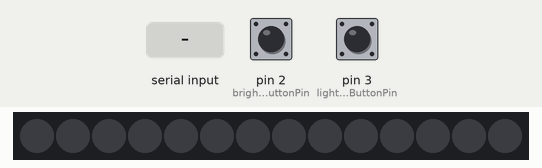
This sketch was run on a simulated Arduino Uno, built with avr-gcc and run on an emulated ATmega328P. Parts: 14 RGB LEDs in strip order, left to right. Inputs (shaded band) come from the test bench; at power-on: pin 2 (brightnessButtonPin) HIGH, pin 3 (lightShowButtonPin) HIGH. Dim RGB values are drawn brighter than linear; what the sketch prints to the serial monitor is not drawn.

Above: at 1.0 s.
1.1 s: "1" received over the second serial link
2.6 s: pin 2 (brightnessButtonPin) pulled LOW for 0.15 s
At 3.1 s:
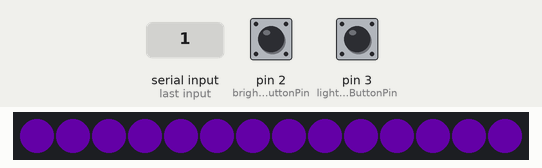
4.2 s: pin 3 (lightShowButtonPin) pulled LOW for 0.15 s
At 4.74 s:
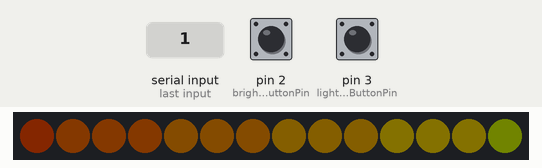
7.2 s: pin 3 (lightShowButtonPin) pulled LOW for 1 s
At 7.6 s:
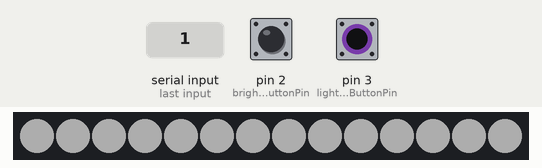
9.7 s: pin 2 (brightnessButtonPin) pulled LOW for 1 s
12.2 s: pin 3 (lightShowButtonPin) pulsed LOW 2 times (0.12 s each, 0.3 s apart)
At 12.64 s:
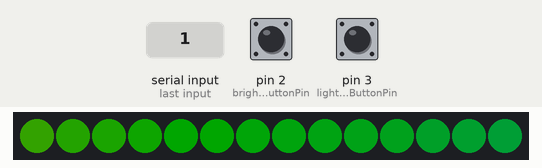

The sketch:

DeskLEDsV2_Arduino.ino
```cpp
/***************************** DEBUG *****************************/

boolean DEBUG = true;

/*************************** Libraries ***************************/

#include <SoftwareSerial.h>
#include <FastLED.h>

/********************* Software Serial Setup *********************/

const byte rxPin = 6;
const byte txPin = 5;
SoftwareSerial mySerial(rxPin, txPin);

/*************************** Variables ***************************/

#define numberOfPrograms 3
#define serialBaudRate 9600
#define mySerialBaudRate 9600

#define LEDChipset WS2811
#define colorSet BRG
#define NUM_LEDS 14
#define DATA_PIN 12
#define UPDATES_PER_SECOND 50

#define brightnessButtonPin 2
#define lightShowButtonPin  3

//support variables
int lastFirstSerialRead = 0;
int lastSecondSerialRead = 0;

int lastFirstButtonRead = 1;
int lastSecondButtonRead = 1;
bool addToFirstButtonRead;
bool addToSecondButtonRead;

int firstNumOfTimes = 0;
int secondNumOfTimes = 0;

//actual variables
int brightness;
int lightShow;

/***************************** LED Settings ************************/

CRGB leds[NUM_LEDS];

/*******************************************************************/

void setup(){

  initializeSerialCommunication(); //this function needs to be executed first, bc Serial.begin

  initializeLEDs();

  initializeButtons(brightnessButtonPin, lightShowButtonPin);

}

void loop(){

  mySerial.write("."); //ping an ESP, beacuse if they wont turn on at the same time ESP will have problems with mySerial.available() > 0

  if(mySerial.available() > 0){
    recieveInfoFromESP();
  }

  brightness = constrain(brightness, 0, 255); //just for protection, probably not needed
  lightShow = constrain(lightShow, 1, numberOfPrograms);

  readButtons(brightnessButtonPin, lightShowButtonPin);
  updateButtonFeeds();

  static uint8_t startIndex = 0;
  startIndex = startIndex + 1; //chage color in built-in palettes

  fillLEDs(startIndex);

  FastLED.show();
  FastLED.delay(1000 / UPDATES_PER_SECOND);

  if(DEBUG){
    printInfoToConsoleDEBUG();
  }
}
```

Buttons.ino
```cpp
//no need to touch this unless you need to change number of buttons
void initializeButtons(int firstButtonPin, int secondButtonPin){
  pinMode(firstButtonPin, INPUT_PULLUP);
  pinMode(secondButtonPin, INPUT_PULLUP);

  if(DEBUG){
    Serial.println();
    Serial.println("Buttons initialized");
    Serial.println();
  }
}

//no need to touch this unless you need to change number of buttons
void readButtons(int firstButtonPin, int secondButtonPin){
  int firstButtonRead = digitalRead(firstButtonPin);
  int secondButtonRead = digitalRead(secondButtonPin);


  if(firstButtonRead != lastFirstButtonRead && firstButtonRead < lastFirstButtonRead){
    addToFirstButtonRead = 1;
  }

  if(secondButtonRead != lastSecondButtonRead && secondButtonRead < lastSecondButtonRead){
    addToSecondButtonRead = 1;
  }

  lastFirstButtonRead = firstButtonRead;
  lastSecondButtonRead = secondButtonRead;

}


//this needs to be changed if you are changing variables: brightness and lightShow
void updateButtonFeeds(){

  if(addToFirstButtonRead){
    brightness = brightness + 51;
    addToFirstButtonRead = 0;
    if(brightness > 255){
      brightness = 0;
    }
  }

  if(addToSecondButtonRead){
    lightShow++;
    addToSecondButtonRead = 0;
    if(lightShow > numberOfPrograms){
      lightShow = 1;
    }
  }

}
```

LED_Functions.ino
```cpp
void initializeLEDs(){
  FastLED.addLeds<LEDChipset, DATA_PIN, colorSet>(leds, NUM_LEDS);

  if(DEBUG){
    Serial.println();
    Serial.println("LEDs initialized");
    Serial.println();
  }

}

void fillLEDs(uint8_t colorIndex){
//here basically just call a function handling all that gross LED coding
//it's designed to just not care about anything in the actual program settings related, only number of them is important
//if you need more just copy and paste case X: fillLEDsFromProgramX, and code it separately
//colorIndex only needed for programs using palettes

  FastLED.setBrightness(brightness);
  uint8_t brightness = 255; //idk what that means, but it was in a sketch

  switch(lightShow){
    case 1:
      fillLEDsFromProgram1(colorIndex);
      break;
    case 2:
      fillLEDsFromProgram2(colorIndex);
      break;
    case 3:
      fillLEDsFromProgram3(colorIndex);
      break;
  }

}
```

LED_Palettes_and_programs.ino
```cpp
/***** Basic rainbow *****/
void fillLEDsFromProgram1(uint8_t colorIndex){
  for(int i = 0; i < NUM_LEDS; i++) {
    leds[i] = ColorFromPalette(RainbowColors_p, colorIndex, brightness, LINEARBLEND);
    colorIndex += 3;
  }
}

/***** White *****/
void fillLEDsFromProgram2(uint8_t colorIndex){
  for(int i = 0; i < NUM_LEDS; i++) {
    leds[i] = CRGB::White;
  }
}

/***** Purple *****/
void fillLEDsFromProgram3(uint8_t colorIndex){
  for(int i = 0; i < NUM_LEDS; i++) {
    leds[i] = CRGB(120, 0, 200);
  }
}
```

Misc_Functions.ino
```cpp
void printInfoToConsoleDEBUG(){

  Serial.print("brightness = ");
  Serial.println(brightness);
  Serial.print("lightShow = ");
  Serial.println(lightShow);
  Serial.println();
  Serial.print("lastFirstSerialRead = ");
  Serial.println(lastFirstSerialRead);
  Serial.print("lastSecondSerialRead = ");
  Serial.println(lastSecondSerialRead);
  Serial.print("num2 = ");
  Serial.println(secondNumOfTimes);
  Serial.println("--------------------------------");
  Serial.println();

}
```

Serial_Functions.ino
```cpp
void initializeSerialCommunication(){
  if(DEBUG){

    Serial.begin(serialBaudRate);

    mySerial.begin(mySerialBaudRate);

    Serial.println("Estalishing serial communication");
    while(!mySerial.available()){
      mySerial.write('.'); //ping an ESP
      Serial.print(".");
      delay(100);
    }
   Serial.println();
   Serial.println("Serial communication established");
  }else {

    mySerial.begin(mySerialBaudRate);

    while(!mySerial.available()){
      mySerial.write('.');
      delay(50);
    }
  }
}


void recieveInfoFromESP(){
  char message;
  int recievedInt = 0;
  int firstSerialRead;
  int secondSerialRead;

  if(mySerial.available() > 0){
  message = mySerial.read();
  recievedInt = int(message);
  }
  //basically don't update lightShow and brightness unless there's been change in value
  //that lets me use automatically switch beetween button control on WiFi control

  //there's a bug that sometimes recievedInt is negative (some noise probably), but in the next step it will be filtered

  if(recievedInt >= 80 && recievedInt <= 100 ){
    firstSerialRead = map((recievedInt-80)*5, 0, 100, 0, 255);
  }else if(recievedInt > 70 && recievedInt <= numberOfPrograms+70) {
    secondSerialRead = recievedInt-70;
  }

  if(firstSerialRead != lastFirstSerialRead){
    brightness = firstSerialRead;
    lastFirstSerialRead = firstSerialRead;
  }

  if(secondSerialRead != lastSecondSerialRead){
    lightShow = secondSerialRead;
    lastSecondSerialRead = secondSerialRead;
  }

}
```

Measured:
- after the input at 2.6 s, the LEDs: change after 0.06 s (image 1)
- after the input at 4.2 s, the LEDs: first change after 0.13 s (image 2 shows a later state)
- after the input at 7.2 s, the LEDs: change after 0.05 s (image 3)
- after the input at 12.2 s, the LEDs: first change after 0.09 s (image 4 shows a later state)
